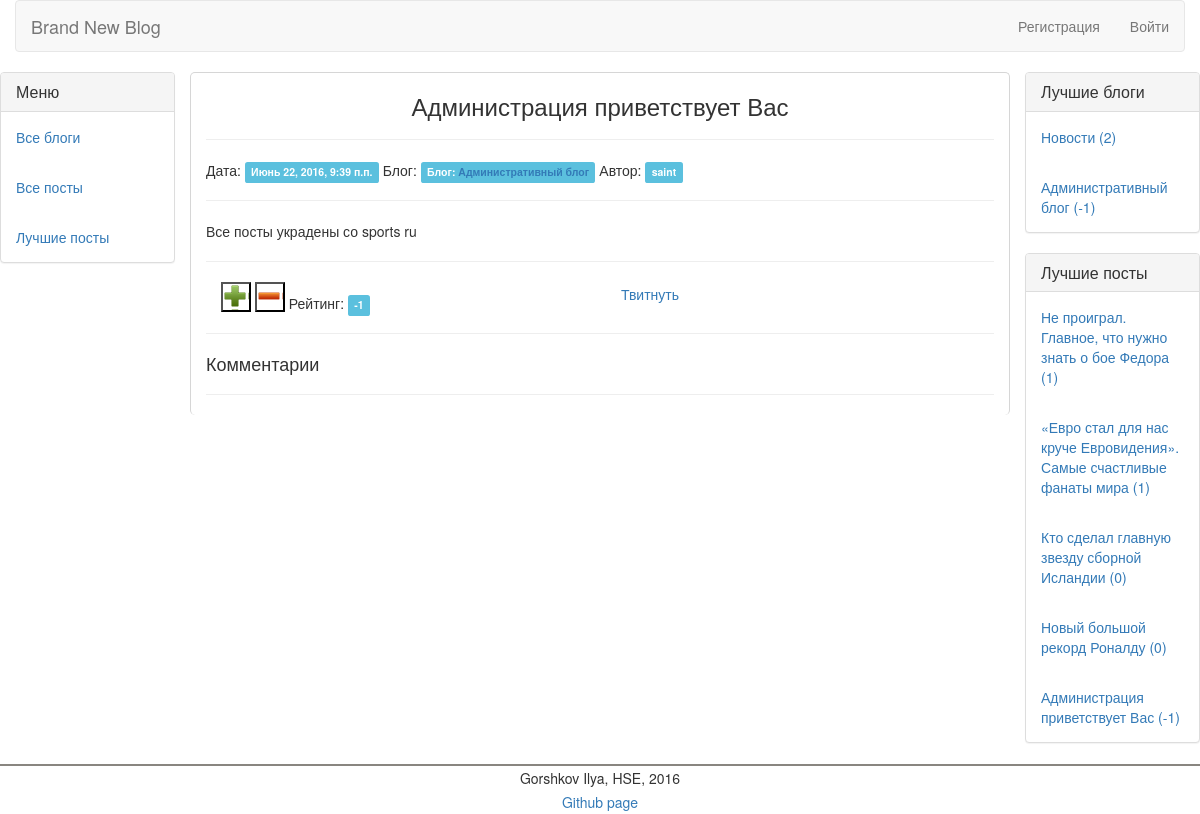
Screenshot of /blog/admin/post/18/ with the database file from the repository.
### collective_blog/models.py (models this page shows, shortened)
class Post(models.Model):
     author = models.ForeignKey(User, default=0)
     blog = models.ForeignKey('Blog')
     title = models.CharField(max_length=70)
     text = models.TextField()
     rating = models.IntegerField(default=0)
     published_date = models.DateTimeField(
            blank=True, null=True)
     def __str__(self):
        return self.title

class Blog(models.Model):
     full_name = models.CharField(max_length=70)
     name = models.CharField(max_length=30)
     description = models.CharField(max_length=140, default = '')
     rating = models.IntegerField(default=0)

### collective_blog/views.py (the view)
# urls.py: url(r'^blog/(?P<blog_id>[a-zA-Z0-9]+)/post/(?P<post_id>[0-9]+)/$', views.post_detail, name='post_detail'),
def post_detail(request, post_id, blog_id):
    form = AddCommentForm()
    Top_blogs, Top_posts = update_Blogs_and_Posts_by_rating()
    post = get_object_or_404(Post, pk=post_id)
    Comments = Comment.objects.filter(post__pk = post_id).order_by('-published_date')
    if request.method == 'POST':
        form = AddCommentForm(request.POST)
        if form.is_valid():
            new_comment = Comment(text=form.cleaned_data['text'], post=get_object_or_404(Post, pk=post_id), published_date=timezone.now(), author=request.user)
            new_comment.save()
            form = AddCommentForm()
            return render(request, 'collective_blog/post_detail.html', {"Post":post, "Blogs":Top_blogs, "Posts":Top_posts, "Comments":Comments, "AddCommentForm":form, "title":post.title})
    else:
        form = AddCommentForm()
    return render(request, 'collective_blog/post_detail.html', {"Post":post, "Blogs":Top_blogs, "Posts":Top_posts, "Comments":Comments, "AddCommentForm":form, "title":post.title})

### collective_blog/views.py (called while the page is built)
def update_Blogs_and_Posts_by_rating():
    Blogs = Blog.objects.order_by('-rating')[:5]
    Posts = Post.objects.order_by('-rating')[:5]
    return Blogs, Posts

### collective_blog/templates/collective_blog/post_detail.html (shortened to what this page needs)
{% extends 'collective_blog/base.html' %}
{% block content %}
    <div class="col-md-8" id="posts">
        <div class="container-fluid">
	        <div class="row">
		        <div>
			        <h3 class="text-center">
				        {{ Post.title }}
			        </h3>
                    <hr>
                    Дата: <span class="label label-info">{{ Post.published_date }}</span>
                    Блог: <span class="label label-info">Блог: <a href="{% url 'blog_detail' blog_id=Post.blog.name %}">{{ Post.blog.full_name }}</a></span>
                    Автор: <span class="label label-info">{{ Post.author }}</span>
                    <hr>
                   <p>
				        {{ Post.text|safe }}
			        </p>
                    <hr>
		        </div>
	        </div>
        </div>
        <div class="container-fluid">
	        <div class="row">
		        <div class="col-md-4">
                    {% load static %} <button id="post_rating_up" post_id={{ Post.id }} style="width:30px;height:30px;background:url({% static 'pics/plus.png' %}"></button>
                    {% load static %} <button id="post_rating_down" post_id={{ Post.id }} style="width:30px;height:30px;background:url({% static 'pics/minus.png' %}"></button>
                    Рейтинг: <span id="rating" class="label label-info">{{ Post.rating }}</span>
                    <br>
		        </div>
		        <div class="col-md-2">
		        </div>
		        <div class="col-md-2">
                    <table>
                        <tr>
                            <td>
                            </td>
                            <td><a href="https://twitter.com/share" class="twitter-share-button" data-lang="ru">Твитнуть</a>
                            </td>
                        </tr>
                    </table>
		        </div>
		        <div class="col-md-2">
		        </div>
	        </div>
        </div>
        <hr>
        <h4>Комментарии</h4>
        <hr>
    </div>
{% endblock content %}

### collective_blog/templates/collective_blog/base.html (shortened to what this page needs)
{% load staticfiles %}
<!DOCTYPE html>
<html lang="ru">
  <head>
      <link href="{% static 'css/bootstrap.min.css' %}" rel="stylesheet">
      <link href="{% static 'css/style.css' %}" rel="stylesheet">
  </head>
  <body>
    <div class="container-fluid">
	    <div class="row">
		    <div class="col-md-12">
			    <nav class="navbar navbar-default" role="navigation">
				    <div class="navbar-header">
					     <a class="navbar-brand" href="/">Brand New Blog</a>
				    </div>
				    <div class="collapse navbar-collapse" id="bs-example-navbar-collapse-1">
					    <ul class="nav navbar-nav navbar-right">
                            {% if not user.is_authenticated %}
                                <li>
							        <a href="{% url 'register' %}">Регистрация</a>
						        </li>
                                <li>
							        <a href={% url 'login' %}>Войти</a>
						        </li>
                            {% endif %}
					    </ul>
				    </div>
			    </nav>
		    </div>
	    </div>
    </div>
	<div class="row">
		<div class="col-md-2">
			<div class="panel panel-default">
				<div class="panel-heading">
					<h3 class="panel-title">
						Меню
					</h3>
				</div>
				<div class="panel-body">
					<a href="{% url 'blogs_by_rating' page_number=1 %}">Все блоги</a>
				</div>
				<div class="panel-body">
					<a href="{% url 'by_date_all_page' page_number=1 %}">Все посты</a>
				</div>
				<div class="panel-body">
					<a href="{% url 'by_rating_all_page' page_number=1 %}">Лучшие посты</a>
				</div>
			</div>
		</div>
		{%  block content %}
        {% endblock %}
		<div class="col-md-2">
			<div class="panel panel-default">
				<div class="panel-heading">
					<h3 class="panel-title">
						Лучшие блоги
					</h3>
				</div>
                {% for Blog in Blogs %}
				<div class="panel-body">
					<a href="{% url 'blog_detail' blog_id=Blog.name %}">{{ Blog.full_name }} ({{ Blog.rating }})</a>
				</div>
                {% endfor %}
			</div>
			<div class="panel panel-default">
				<div class="panel-heading">
					<h3 class="panel-title">
						Лучшие посты
					</h3>
				</div>
                {% for Post in Posts %}
				<div class="panel-body">
					<a href="{% url 'post_detail' post_id=Post.pk blog_id=Post.blog.name%}">{{ Post }} ({{ Post.rating }})</a>
				</div>
                {% endfor %}
			</div>
		</div>
	</div>
    <div class="row">
		<div class="col-md-2">
		</div>
		<div class="col-md-8">
		</div>
		<div class="col-md-2">
		</div>
	</div>
  </body>
<table border="0" cellpadding="5" cellspacing="0" width="100%" style="border-top:2px solid #898680;">
<tr><td align="center" style="background:#FFFFFF;">Gorshkov Ilya, HSE, 2016</td></tr>
<tr><td align="center" style="background:#FFFFFF;"><span class="pbUrBTHC"><a href="https://github.com/iagorshkov/collective_blog">Github page</a></span></td></tr>
</table>
</html>

### collective_blog/static/css/style.css (style rules this page uses)
#posts { border:solid 1px #d6d6d6; border-bottom: none; -moz-border-radius-topleft: 5px; -moz-border-radius-topright:5px; -moz-border-radius-bottomleft:5px; -moz-border-radius-bottomright:5px; -webkit-border-top-left-radius:5px; -webkit-border-top-right-radius:5px; -webkit-border-bottom-left-radius:5px; -webkit-border-bottom-right-radius:5px; border-top-left-radius:5px; border-top-right-radius:5px; border-bottom-left-radius:5px; border-bottom-right-radius:5px; }
td { padding: 2px; vertical-align: bottom; }

### rows the page displays
Post: title "Администрация приветствует Вас", published_date "Июнь 22, 2016, 9:39 п.п.", blog.full_name "Административный блог", author "saint", text "Все посты украдены со sports ru", rating "-1"
Blog: full_name "Новости", rating "2"
Blog: full_name "Административный блог", rating "-1"
Post: title "Не проиграл. Главное, что нужно знать о бое Федора", rating "1"
Post: title "«Евро стал для нас круче Евровидения». Самые счастливые фанаты мира", rating "1"
Post: title "Кто сделал главную звезду сборной Исландии", rating "0"
Post: title "Новый большой рекорд Роналду", rating "0"
